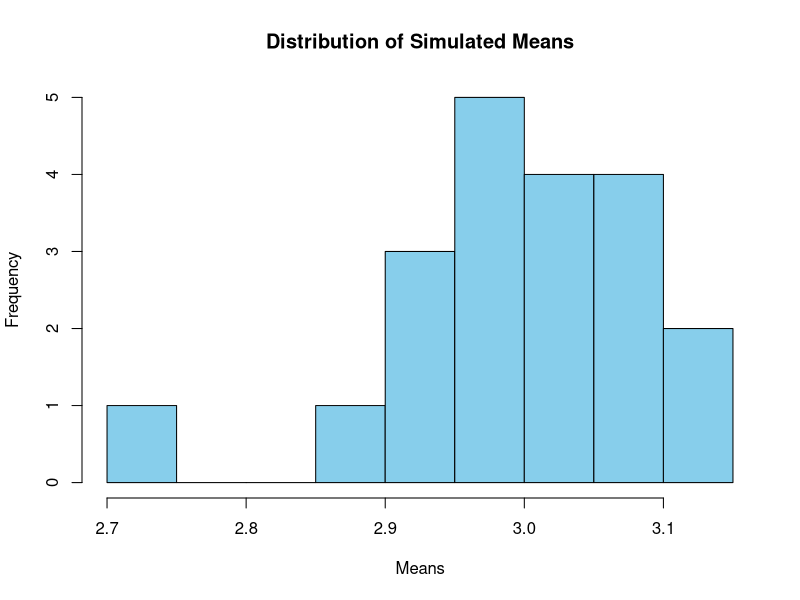
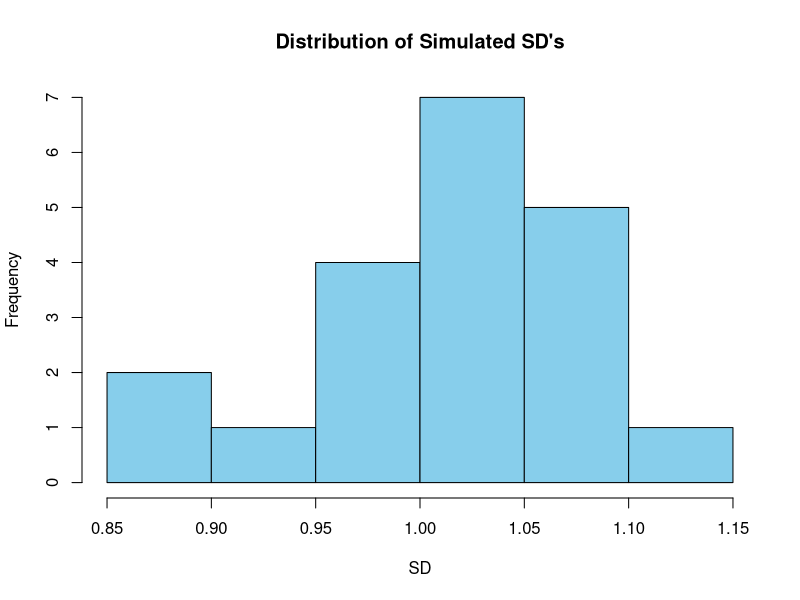

These charts were generated, in order, by the following R code:
#
# This code demonstrates the relationship between sample size and standard error.  As such, it
# could be developed into a shiny app, allowing the user to set sample sizes and then see the 
# resultant impact on standard error.  Larger samples = smaller standard error.  Smaller samples = 
# larger standard error.  This relationship would be displayed graphically by the histograms.
#

smp.n  <- 100               # Set the sample size.
sim.n  <- 20                # Set the number of requested simulations.
sim.m  <- rep(NA, sim.n)    # Create a vector to hold the simulated means.
sim.sd <- rep(NA, sim.n)    # Create a vector to hold the simulated standard deviations.
 
                            # Loop for the requested number of simulations, generating a
                            # data set each time and calculating the data set's mean and sd.
for (idx in 1:sim.n) {      

  sim.data <- rnorm(n = smp.n, mean = 3, sd = 1)   
  
  sim.m[idx] <- mean(sim.data)
  sim.sd[idx]   <- sd(sim.data)   
}

se <- sd(sim.m)             # Calculate the sd of the sample means.  This is the se (standard error).

# Create histograms of the mean and standard deviation of our sample distribution.

hist(sim.m, col = "skyblue", main = "Distribution of Simulated Means", xlab = "Means")
hist(sim.sd, col = "skyblue", main = "Distribution of Simulated SD's", xlab = "SD")
